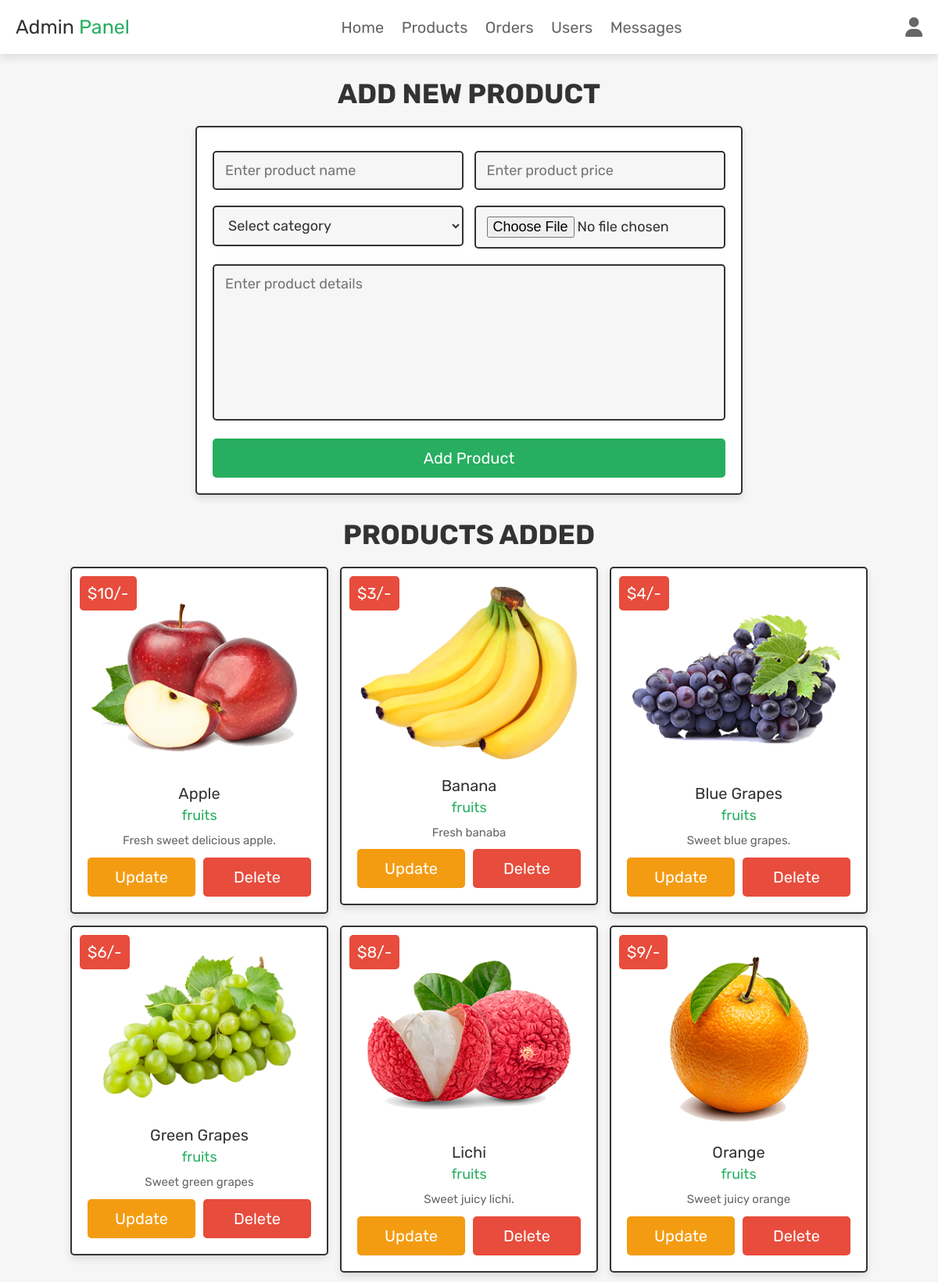
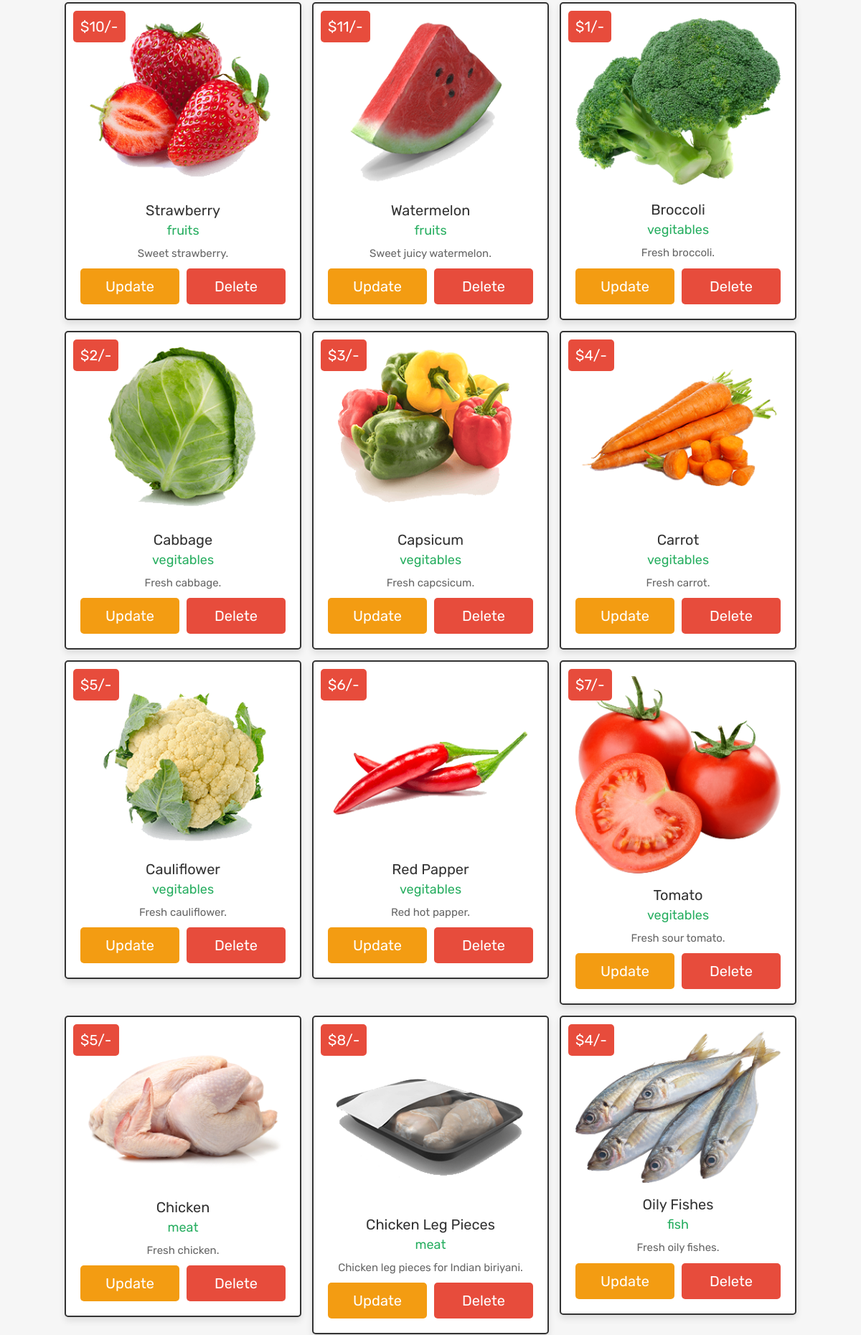
The app's page /admin_products.php (signed in, upper part) with its own data (2 pictures, top to bottom).
### tables this page shows
CREATE TABLE `products` (
  `id` int(100) NOT NULL,
  `name` varchar(100) NOT NULL,
  `category` varchar(20) NOT NULL,
  `details` varchar(500) NOT NULL,
  `price` int(100) NOT NULL,
  `image` varchar(100) NOT NULL
);

### admin_products.php (the view, shortened to what this page needs)
<?php
@include 'config.php';
?>
<!DOCTYPE html>
<html lang="en">
<head>
   <link rel="stylesheet" href="https://cdnjs.cloudflare.com/ajax/libs/font-awesome/6.1.1/css/all.min.css">
   <link rel="stylesheet" href="css/admin_style.css">
</head>
<body>
   <?php include 'admin_header.php'; ?>
   <section class="add-products">
      <h1 class="title">Add new product</h1>
      <form action="" method="POST" enctype="multipart/form-data">
         <div class="flex">
            <div class="inputBox">
               <input type="text" name="name" class="box" required placeholder="Enter product name">
               <select name="category" class="box" required>
                  <option value="" selected disabled>Select category</option>
               </select>
            </div>
            <div class="inputBox">
               <input type="number" min="0" name="price" class="box" required placeholder="Enter product price">
               <input type="file" name="image" required class="box" accept="image/jpg, image/jpeg, image/png">
            </div>
         </div>
         <textarea name="details" class="box" required placeholder="Enter product details" cols="30" rows="10"></textarea>
         <input type="submit" class="btn" value="add product" name="add_product">
      </form>
   </section>
   <section class="show-products">
      <h1 class="title">Products added</h1>
      <div class="box-container">
         <?php
         $show_products = $conn->prepare("SELECT * FROM `products`");
         $show_products->execute();
         if ($show_products->rowCount() > 0) {
            while ($fetch_products = $show_products->fetch(PDO::FETCH_ASSOC)) {
         ?>
               <div class="box">
                  <div class="price">$<?= $fetch_products['price']; ?>/-</div>
                  <img src="uploaded_img/<?= $fetch_products['image']; ?>" alt="">
                  <div class="name"><?= $fetch_products['name']; ?></div>
                  <div class="cat"><?= $fetch_products['category']; ?></div>
                  <div class="details"><?= $fetch_products['details']; ?></div>
                  <div class="flex-btn">
                     <a href="admin_update_product.php?update=<?= $fetch_products['id']; ?>" class="option-btn">update</a>
                     <a href="admin_products.php?delete=<?= $fetch_products['id']; ?>" class="delete-btn" onclick="return confirm('delete this product?');">delete</a>
                  </div>
               </div>
         <?php
            }
         } else {
            echo '<p class="empty">now products added yet!</p>';
         }
         ?>
      </div>
   </section>
</body>
</html>

### css/admin_style.css (style rules this page uses)
.add-products form { max-width: 70rem; padding:2rem; margin:0 auto; text-align: center; border:var(--border); box-shadow: var(--box-shadow); background-color: var(--white); border-radius: .5rem; }
.add-products form .flex { display: flex; justify-content: space-between; flex-wrap: wrap; }
.add-products form .flex .inputBox { width: 49%; }
.add-products form .box { width: 100%; margin:1rem 0; padding:1.2rem 1.4rem; font-size: 1.8rem; color:var(--black); border-radius: .5rem; background-color: var(--light-bg); border:var(--border); }
.add-products form textarea { height: 20rem; resize: none; }
.show-products { padding-top: 0; }
.show-products .box-container { display: grid; grid-template-columns: repeat(auto-fit, 33rem); gap:1.5rem; align-items: flex-start; justify-content:center; }
.show-products .box-container .box { text-align: center; border:var(--border); box-shadow: var(--box-shadow); background-color: var(--white); border-radius: .5rem; padding:2rem; position: relative; }
.show-products .box-container .box .price { position: absolute; top:1rem; left:1rem; padding:1rem; font-size: 2rem; color:var(--white); background-color: var(--red); border-radius: .5rem; }
.show-products .box-container .box img { width: 100%; margin-bottom: 1rem; }
.show-products .box-container .box .name { margin:.5rem 0; font-size: 2rem; color:var(--black); }
.show-products .box-container .box .cat { font-size: 1.8rem; color:var(--green); }
.show-products .box-container .box .details { padding-top: 1rem; font-size: 1.5rem; line-height: 1.5; color:var(--light-color); }

### css/components.css (style rules this page uses)
:root { --green:#27ae60; --orange:#f39c12; --red:#e74c3c; --black:#333; --light-color:#666; --white:#fff; --light-bg:#f6f6f6; --border:.2rem solid var(--black); --box-shadow:0 .5rem 1rem rgba(0,0,0,.1); }
* { font-family: 'Rubik', sans-serif; margin:0; padding:0; box-sizing: border-box; outline: none; border:none; text-decoration: none; color:var(--black); }
body { background-color: var(--light-bg); }
html { font-size: 62.5%; overflow-x: hidden; scroll-behavior: smooth; scroll-padding-top: 6.5rem; }
section { padding:3rem 2rem; max-width: 1200px; margin:0 auto; }
.btn, .delete-btn, .option-btn { display: block; width: 100%; margin-top: 1rem; border-radius: .5rem; color:var(--white); font-size: 2rem; padding:1.3rem 3rem; text-transform: capitalize; cursor: pointer; text-align: center; }
.btn { background-color: var(--green); }
.delete-btn { background-color: var(--red); }
.option-btn { background-color: var(--orange); }
.flex-btn { display: flex; flex-wrap: wrap; gap:1rem; }
.flex-btn > * { flex:1; }
.title { text-align: center; margin-bottom: 2rem; text-transform: uppercase; color:var(--black); font-size: 3.5rem; }

### records on screen
products: price "10", image (picture), name "Apple", category "fruits", details "Fresh sweet delicious apple."
products: price "3", image (picture), name "Banana", category "fruits", details "Fresh banaba"
products: price "4", image (picture), name "Blue Grapes", category "fruits", details "Sweet blue grapes."
products: price "6", image (picture), name "Green Grapes", category "fruits", details "Sweet green grapes"
products: price "8", image (picture), name "Lichi", category "fruits", details "Sweet juicy lichi."
products: price "9", image (picture), name "Orange", category "fruits", details "Sweet juicy orange"
products: price "10", image (picture), name "Strawberry", category "fruits", details "Sweet strawberry."
products: price "11", image (picture), name "Watermelon", category "fruits", details "Sweet juicy watermelon."
products: price "1", image (picture), name "Broccoli", category "vegitables", details "Fresh broccoli."
products: price "2", image (picture), name "Cabbage", category "vegitables", details "Fresh cabbage."
products: price "3", image (picture), name "Capsicum", category "vegitables", details "Fresh capcsicum."
products: price "4", image (picture), name "Carrot", category "vegitables", details "Fresh carrot."
products: price "5", image (picture), name "Cauliflower", category "vegitables", details "Fresh cauliflower."
products: price "6", image (picture), name "Red Papper", category "vegitables", details "Red hot papper."
products: price "7", image (picture), name "Tomato", category "vegitables", details "Fresh sour tomato."
products: price "5", image (picture), name "Chicken", category "meat", details "Fresh chicken."
products: price "8", image (picture), name "Chicken Leg Pieces", category "meat", details "Chicken leg pieces for Indian biriyani."
products: price "4", image (picture), name "Oily Fishes", category "fish", details "Fresh oily fishes."
